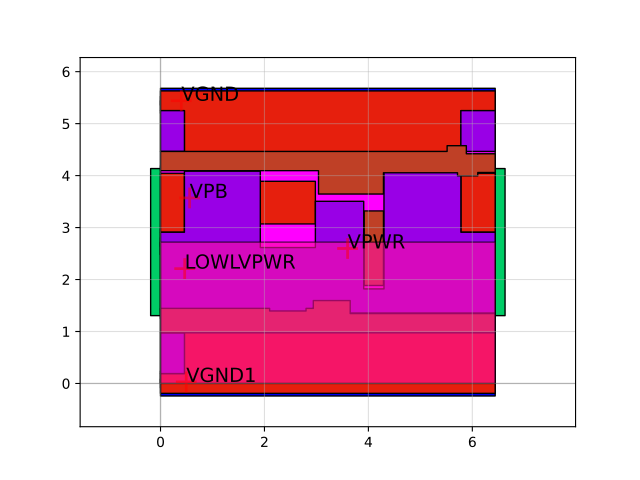

Recreate this plot in Python.
import sky130

c = sky130.components.sky130_fd_sc_hd__lpflow_lsbuf_lh_isowell_tap_2()
c.plot()
